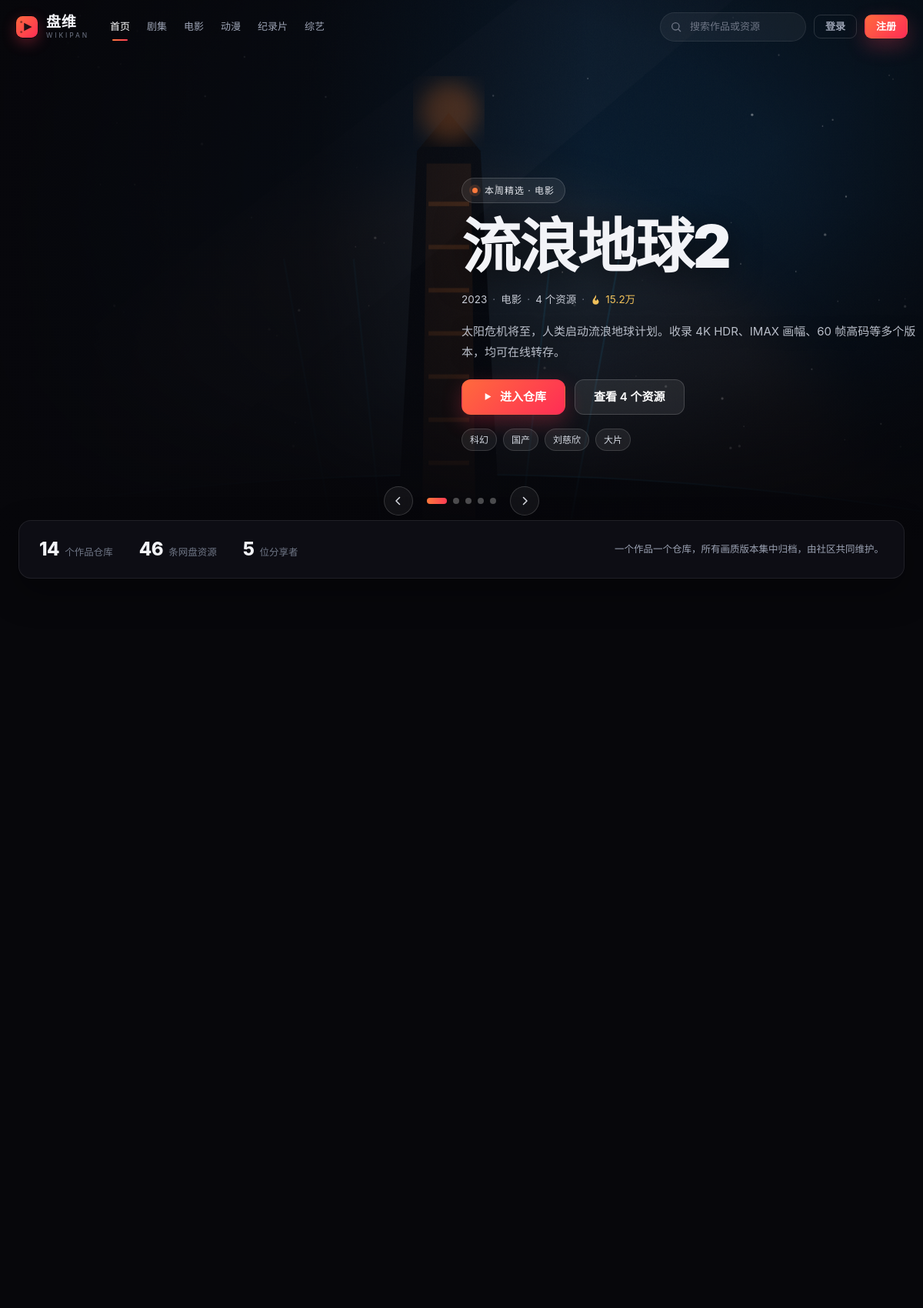
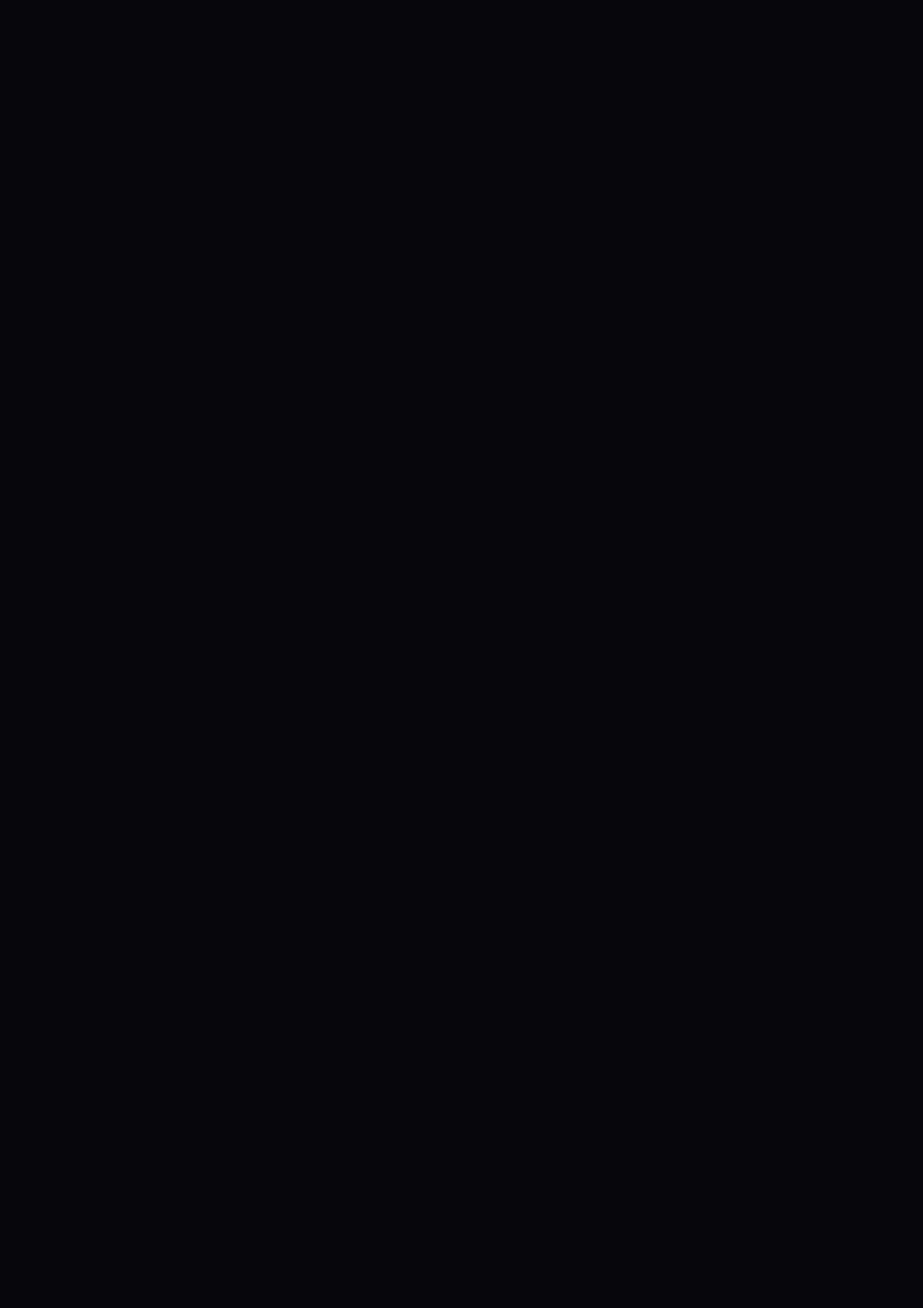
The page / (upper part) on the database its author committed (2 pictures, top to bottom).
### tables this page shows
CREATE TABLE IF NOT EXISTS categories (
  id         INT UNSIGNED AUTO_INCREMENT PRIMARY KEY,
  slug       VARCHAR(32) NOT NULL,
  name       VARCHAR(32) NOT NULL,
  sort_order SMALLINT NOT NULL DEFAULT 0,
  UNIQUE KEY uk_slug (slug)
);

CREATE TABLE IF NOT EXISTS repositories (
  id             INT UNSIGNED AUTO_INCREMENT PRIMARY KEY,
  slug           VARCHAR(160) NOT NULL,
  title          VARCHAR(120) NOT NULL,
  original_title VARCHAR(160) DEFAULT NULL,
  category_id    INT UNSIGNED NOT NULL,
  year           SMALLINT UNSIGNED DEFAULT NULL,
  description    TEXT,
  poster         VARCHAR(500) DEFAULT NULL,
  backdrop       VARCHAR(500) DEFAULT NULL,
  tags           VARCHAR(200) DEFAULT NULL,
  featured       TINYINT(1) NOT NULL DEFAULT 0,
  heat           INT UNSIGNED NOT NULL DEFAULT 0,
  created_by     INT UNSIGNED NOT NULL,
  created_at     DATETIME NOT NULL DEFAULT CURRENT_TIMESTAMP,
  updated_at     DATETIME NOT NULL DEFAULT CURRENT_TIMESTAMP ON UPDATE CURRENT_TIMESTAMP,
  KEY idx_category (category_id),
  KEY idx_heat (heat),
  KEY idx_created (created_at),
  KEY idx_featured (featured),
  CONSTRAINT fk_repo_category FOREIGN KEY (category_id) REFERENCES categories (id),
  CONSTRAINT fk_repo_user FOREIGN KEY (created_by) REFERENCES users (id)
);

### app/db.php (called while the page is built, shortened)
<?php
function db(): PDO
{
    static $pdo = null;
    if ($pdo instanceof PDO) {
        return $pdo;
    }
    $host = getenv('DB_HOST') ?: '127.0.0.1';
    $port = getenv('DB_PORT') ?: '3306';
    $name = getenv('DB_NAME') ?: 'wikipan';
    $user = getenv('DB_USER') ?: 'wikipan';
    $pass = getenv('DB_PASS') ?: 'wikipan123';
    $dsn = sprintf('mysql:host=%s;port=%s;dbname=%s;charset=utf8mb4', $host, $port, $name);
    try {
        $pdo = new PDO($dsn, $user, $pass, [
            PDO::ATTR_ERRMODE            => PDO::ERRMODE_EXCEPTION,
            PDO::ATTR_DEFAULT_FETCH_MODE => PDO::FETCH_ASSOC,
            PDO::ATTR_EMULATE_PREPARES   => false,
        ]);
    } catch (PDOException $e) {
        http_response_code(500);
        header('Content-Type: text/html; charset=utf-8');
        echo '<!doctype html><meta charset="utf-8"><body style="background:#0b0b10;color:#eee;font-family:sans-serif;padding:48px">'
            . '<h2>数据库连接失败</h2><p style="color:#999">请确认 MySQL 容器已启动（docker compose ps）。</p><pre style="color:#f66">'
            . htmlspecialchars($e->getMessage(), ENT_QUOTES, 'UTF-8') . '</pre></body>';
        exit;
    }
    return $pdo;
}
function q(string $sql, array $params = []): PDOStatement
{
    $stmt = db()->prepare($sql);
    $stmt->execute($params);
    return $stmt;
}
function all(string $sql, array $params = []): array
{
    return q($sql, $params)->fetchAll();
}
function one(string $sql, array $params = []): ?array
{
    $row = q($sql, $params)->fetch();
    return $row === false ? null : $row;
}

### app/pages.php (called while the page is built, shortened)
<?php
function page_home(): void
{
    $featured = all(REPO_SELECT . ' WHERE r.featured = 1 ORDER BY r.heat DESC LIMIT 5');
    $top = all(REPO_SELECT . ' ORDER BY r.heat DESC LIMIT 10');
    $rows = [];
    foreach (categories() as $category) {
        $items = all(
            REPO_SELECT . ' WHERE r.category_id = ? ORDER BY r.heat DESC LIMIT 12',
            [(int) $category['id']]
        );
        if ($items) {
            $rows[] = ['category' => $category, 'items' => $items];
        }
    }
    $latest = all(
        "SELECT res.*, r.title AS repo_title, r.slug AS repo_slug, r.id AS repo_id, r.poster AS repo_poster
           FROM resources res
           JOIN repositories r ON r.id = res.repository_id
          ORDER BY res.created_at DESC
          LIMIT 12"
    );
    $stats = one(
        'SELECT (SELECT COUNT(*) FROM repositories) AS repos,
                (SELECT COUNT(*) FROM resources) AS resources,
                (SELECT COUNT(*) FROM users) AS users'
    );
    view('home', compact('featured', 'top', 'rows', 'latest', 'stats'), [
        'title'      => '盘维 · 网盘资源维基',
        'nav'        => 'home',
        'body_class' => 'is-home',
    ]);
}

### app/helpers.php (called while the page is built, shortened)
<?php
function e(mixed $value): string
{
    return htmlspecialchars((string) $value, ENT_QUOTES | ENT_SUBSTITUTE, 'UTF-8');
}
function repo_url(array $repo): string
{
    $slug = trim((string) ($repo['slug'] ?? ''));
    return '/repo/' . (int) $repo['id'] . ($slug !== '' ? '-' . rawurlencode($slug) : '');
}
function render_view(string $view, array $data = []): string
{
    extract($data, EXTR_SKIP);
    require APP_PATH . '/views/' . $view . '.php';
    return (string) ob_get_clean();
}
function view(string $view, array $data = [], array $meta = []): void
{
    $content = render_view($view, $data);
    $meta += [
        'title'       => '盘维 · 网盘资源维基',
        'description' => '按作品聚合的网盘资源维基：一个仓库，收录 4K、1080P 等全部版本。',
        'nav'         => '',
        'body_class'  => '',
    ];
    extract($meta, EXTR_SKIP);
    require APP_PATH . '/views/layout.php';
}
function heat_text(int|string $value): string
{
    $value = (int) $value;
    if ($value >= 10000) {
        return rtrim(rtrim(number_format($value / 10000, 1, '.', ''), '0'), '.') . '万';
    }
    return (string) $value;
}
function categories(): array
{
    static $cache = null;
    return $cache ??= all('SELECT * FROM categories ORDER BY sort_order, id');
}
function excerpt(?string $text, int $length = 120): string
{
    $text = trim((string) $text);
    if (mb_strlen($text) <= $length) {
        return $text;
    }
    return mb_substr($text, 0, $length) . '…';
}

### app/auth.php (called while the page is built, shortened)
<?php
function current_user(): ?array
{
    static $loaded = false;
    static $user = null;
    if ($loaded) {
        return $user;
    }
    $loaded = true;
    if (empty($_SESSION['uid'])) {
        return null;
    }
    $user = one('SELECT * FROM users WHERE id = ?', [(int) $_SESSION['uid']]);
    return $user;
}

### app/views/home.php (the view, shortened to what this page needs)
<?php if ($featured): ?>
    <section class="hero" id="hero" data-hero>
        <?php foreach ($featured as $index => $repo): ?>
            <article class="hero-slide<?= $index === 0 ? ' is-active' : '' ?>" data-hero-slide>
                <div class="hero-bg<?= empty($repo['poster']) ? ' no-poster' : '' ?>"<?php if (!empty($repo['poster'])): ?> style="background-image:url('<?= e($repo['poster']) ?>')"<?php endif; ?>></div>
                <div class="hero-overlay"></div>
                <div class="hero-content container">
                    <p class="hero-kicker"><span class="pulse-dot"></span>本周精选 · <?= e($repo['category_name']) ?></p>
                    <h1 class="hero-title"><?= e($repo['title']) ?></h1>
                    <div class="hero-meta">
                        <?php if (!empty($repo['year'])): ?><span><?= (int) $repo['year'] ?></span><?php endif; ?>
                        <span><?= e($repo['category_name']) ?></span>
                        <span><?= (int) $repo['resource_count'] ?> 个资源</span>
                        <span class="heat">
                            <svg viewBox="0 0 24 24" aria-hidden="true"><path d="M12 2c1.6 3.4 1 5.6-.4 7.2-1.2 1.4-1.4 2.7-.4 4 .9 1.2 2.4 1 3-.3.5-1 .4-2-.2-3 3 2 4.5 4.2 4.5 6.6A6.5 6.5 0 0 1 12 22a6.5 6.5 0 0 1-6.5-6.5c0-3.7 2.7-6.6 4.4-8.9C11 4.8 11.7 3.2 12 2Z" fill="currentColor"/></svg>
                            <?= e(heat_text($repo['heat'])) ?>
                        </span>
                    </div>
                    <p class="hero-desc"><?= e(excerpt($repo['description'], 140)) ?></p>
                    <div class="hero-actions">
                        <a class="btn btn-primary btn-lg" href="<?= e(repo_url($repo)) ?>">
                            <svg viewBox="0 0 24 24" aria-hidden="true"><path d="M8 5.5 19 12 8 18.5v-13Z" fill="currentColor"/></svg>
                            进入仓库
                        </a>
                        <a class="btn btn-glass btn-lg" href="<?= e(repo_url($repo)) ?>#resources">查看 <?= (int) $repo['resource_count'] ?> 个资源</a>
                    </div>
                    <div class="hero-tags">
                        <?php foreach (array_slice(array_filter(array_map('trim', explode(',', (string) $repo['tags']))), 0, 4) as $tag): ?>
                            <span class="tag"><?= e($tag) ?></span>
                        <?php endforeach; ?>
                    </div>
                </div>
            </article>
        <?php endforeach; ?>
        <div class="hero-controls">
            <button type="button" class="hero-arrow" data-hero-prev aria-label="上一个精选">
                <svg viewBox="0 0 24 24"><path d="m14 6-6 6 6 6" fill="none" stroke="currentColor" stroke-width="2" stroke-linecap="round" stroke-linejoin="round"/></svg>
            </button>
            <div class="hero-dots" role="tablist" aria-label="精选轮播">
                <?php foreach ($featured as $index => $repo): ?>
                    <button type="button" class="hero-dot<?= $index === 0 ? ' is-active' : '' ?>" data-hero-dot="<?= $index ?>" aria-label="第 <?= $index + 1 ?> 个精选：<?= e($repo['title']) ?>"></button>
                <?php endforeach; ?>
            </div>
            <button type="button" class="hero-arrow" data-hero-next aria-label="下一个精选">
                <svg viewBox="0 0 24 24"><path d="m10 6 6 6-6 6" fill="none" stroke="currentColor" stroke-width="2" stroke-linecap="round" stroke-linejoin="round"/></svg>
            </button>
        </div>
    </section>
<?php endif; ?>
<section class="home-stats container">
    <div class="stat-item">
        <strong><?= (int) $stats['repos'] ?></strong>
        <span>个作品仓库</span>
    </div>
    <div class="stat-item">
        <strong><?= (int) $stats['resources'] ?></strong>
        <span>条网盘资源</span>
    </div>
    <div class="stat-item">
        <strong><?= (int) $stats['users'] ?></strong>
        <span>位分享者</span>
    </div>
    <p class="stats-note">一个作品一个仓库，所有画质版本集中归档，由社区共同维护。</p>
</section>
<section class="cta-section container">
</section>

### public/index.php (shortened to what this page needs)
<?php
$path = parse_url($_SERVER['REQUEST_URI'] ?? '/', PHP_URL_PATH) ?: '/';
$path = '/' . trim($path, '/');
$path = $path === '/' ? '/' : rtrim($path, '/');
$method = $_SERVER['REQUEST_METHOD'] ?? 'GET';
if ($method === 'GET' && $path === '/') {
    page_home();
    exit;
}

### app/views/layout.php (shortened to what this page needs)
<!doctype html>
<html lang="zh-CN">
<head>
    <link rel="stylesheet" href="/assets/css/app.css?v=<?= filemtime(BASE_PATH . '/public/assets/css/app.css') ?>">
</head>
<body class="<?= e($body_class) ?>">
<?php require APP_PATH . '/views/partials/header.php'; ?>
<main class="site-main">
    <?= $content ?>
</main>
</body>
</html>

### app/views/partials/header.php (shortened to what this page needs)
<?php
$user = current_user();
$navCategories = categories();
?>
<header class="site-header" id="siteHeader">
    <div class="header-inner">
        <a class="brand" href="/" aria-label="盘维首页">
            <span class="brand-text">
                <strong>盘维</strong>
                <em>WIKIPAN</em>
            </span>
        </a>
        <nav class="main-nav" aria-label="分类导航">
            <a href="/" class="<?= $nav === 'home' ? 'is-active' : '' ?>">首页</a>
            <?php foreach ($navCategories as $category): ?>
                <a href="/browse?cat=<?= e($category['slug']) ?>"
                   class="<?= $nav === $category['slug'] ? 'is-active' : '' ?>"><?= e($category['name']) ?></a>
            <?php endforeach; ?>
        </nav>
        <div class="header-actions">
            <form class="search-box" action="/search" method="get" role="search">
                <svg viewBox="0 0 24 24" aria-hidden="true">
                    <circle cx="11" cy="11" r="7" fill="none" stroke="currentColor" stroke-width="2"/>
                    <path d="m16.5 16.5 4 4" stroke="currentColor" stroke-width="2" stroke-linecap="round"/>
                </svg>
                <input type="search" name="q" value="<?= e($_GET['q'] ?? '') ?>" placeholder="搜索作品或资源" aria-label="搜索作品或资源">
            </form>
            <?php if ($user): ?>
                <a class="btn btn-primary btn-sm header-create" href="/create">＋ 新建仓库</a>
                <details class="user-menu">
                    <summary>
                        <span class="avatar avatar-sm" style="<?= e(avatar_style($user['avatar_hue'])) ?>"><?= e(first_char($user['username'])) ?></span>
                        <span class="user-name"><?= e($user['username']) ?></span>
                    </summary>
                    <div class="user-dropdown">
                        <a href="/me">我的贡献</a>
                        <a href="/create">新建仓库</a>
                        <form method="post" action="/logout">
                            <?= csrf_field() ?>
                            <button type="submit">退出登录</button>
                        </form>
                    </div>
                </details>
            <?php else: ?>
                <a class="btn btn-ghost btn-sm" href="/login">登录</a>
                <a class="btn btn-primary btn-sm" href="/register">注册</a>
            <?php endif; ?>
        </div>
    </div>
</header>

### rows shown on the page
categories: name "剧集"
categories: name "电影"
categories: name "动漫"
categories: name "纪录片"
categories: name "综艺"
repositories: poster (picture), category.name "电影", title "流浪地球2", year "2023", resource_count "4", heat "15.2万", description "太阳危机将至，人类启动流浪地球计划。收录 4K HDR、IMAX 画幅、60 帧高码等多个版本，均可在线转存。", tags "科幻", tags "国产", tags "刘慈欣", tags "大片"

### other values the page prints
$stats['repos'] "14"
$stats['resources'] "46"
$stats['users'] "5"
